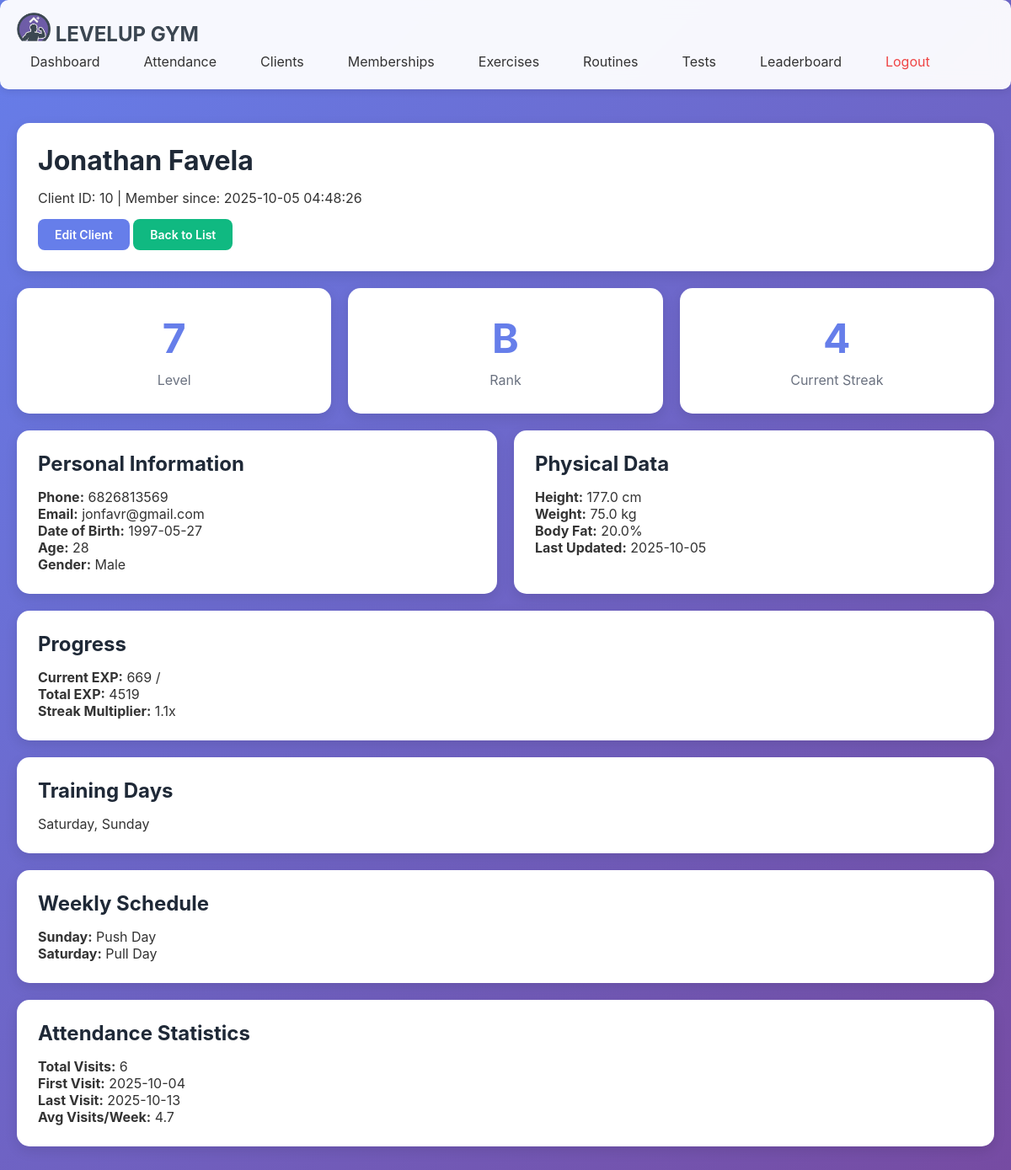
The app's page /admin/client/10 (signed in), older data.
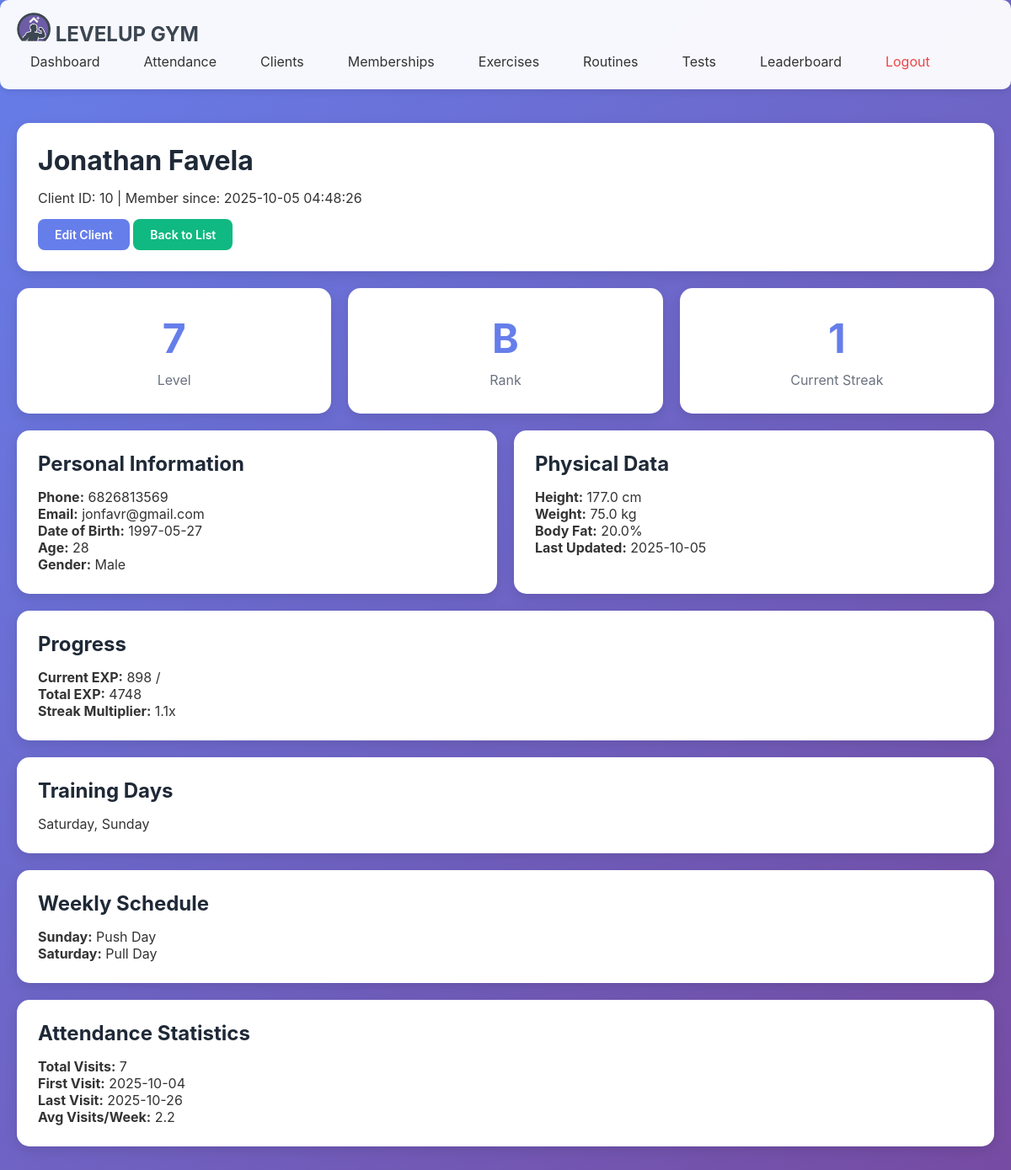
The same page, newer data.
### tables this page shows
CREATE TABLE client_gamification (
                gamification_id INTEGER PRIMARY KEY AUTOINCREMENT,
                client_id INTEGER UNIQUE NOT NULL,
                current_level INTEGER DEFAULT 1,
                current_exp INTEGER DEFAULT 0,
                total_exp INTEGER DEFAULT 0,
                rank TEXT DEFAULT 'E',
                client_class TEXT,
                class_unlocked_at_level INTEGER, current_streak INTEGER DEFAULT 0, longest_streak INTEGER DEFAULT 0, total_reps INTEGER DEFAULT 0, workouts_completed INTEGER DEFAULT 0,
                FOREIGN KEY (client_id) REFERENCES clients(client_id) ON DELETE CASCADE
            );

### main.py (the view)
@app.route('/admin/client/<int:client_id>')
@admin_required
def admin_client_details(client_id):
    client = Client.get_by_id(client_id)
    if not client:
        flash("Client not found", "danger")
        return redirect(url_for('admin_clients'))
    physical_data = client.get_latest_physical_data()
    availability = client.get_availability()
    weekly_schedule = client.get_weekly_schedule()
    progress = client.get_gamification_data()
    streak = client.get_streak_data()
    if progress and streak:
        progress['streak'] = streak['current_streak']
        progress['streak_multiplier'] = streak['streak_multiplier'] if 'streak_multiplier' in streak else 1.0
    attendance_stats = None
    try:
        from controllers.attendance_controller import AttendanceController
        attendance_ctrl = AttendanceController()
        attendance_stats = attendance_ctrl.get_attendance_stats(client_id)
    except Exception as e:
        print("⚠️ Unable to load attendance stats:", e)
    return render_template(
        'admin/client_details.html',
        client=client,
        physical_data=physical_data,
        availability=availability,
        weekly_schedule=weekly_schedule,
        progress=progress,
        attendance_stats=attendance_stats
    )

### database/db_manager.py (called while the page is built)
    def connect(self):
        self.conn = sqlite3.connect(self.db_name)
        self.conn.row_factory = sqlite3.Row  # Access columns by name
        self.cursor = self.conn.cursor()

    def disconnect(self):
        if self.conn:
            self.conn.close()

    def execute_query(self, query, params=None):
        self.connect()
        if params:
            self.cursor.execute(query, params)
        else:
            self.cursor.execute(query)
        results = self.cursor.fetchall()
        self.disconnect()
        return results

### main.py (called while the page is built)
def admin_required(f):
    @wraps(f)
    def decorated_function(*args, **kwargs):
        if 'admin_logged_in' not in session:
            return redirect(url_for('admin_login'))
        return f(*args, **kwargs)
    return decorated_function

### models/client.py (called while the page is built)
    @property
    def full_name(self):
        return f"{self.first_name} {self.last_name}"

    def get_availability(self):
        db = DatabaseManager()
        query = '''
            SELECT day_of_week FROM client_availability
            WHERE client_id=? AND is_available=1
        '''
        results = db.execute_query(query, (self.client_id,))
        return [row['day_of_week'] for row in results]

### templates/admin/client_details.html (shortened to what this page needs)
{% extends "admin/base.html" %}
{% block content %}
<div class="card">
    <h1>{{ client.full_name }}</h1>
    <p>Client ID: {{ client.client_id }} | Member since: {{ client.registration_date }}</p>
    <div style="margin-top: 15px;">
        <a href="{{ url_for('admin_edit_client', client_id=client.client_id) }}" class="btn btn-primary">Edit Client</a>
        <a href="{{ url_for('admin_clients') }}" class="btn btn-success">Back to List</a>
    </div>
</div>
<div class="grid grid-3">
    <div class="card stat-card">
        <div class="stat-value">{{ progress.current_level }}</div>
        <div class="stat-label">Level</div>
    </div>
    <div class="card stat-card">
        <div class="stat-value">{{ progress.rank }}</div>
        <div class="stat-label">Rank</div>
    </div>
    <div class="card stat-card">
        <div class="stat-value">{{ progress.streak }}</div>
        <div class="stat-label">Current Streak</div>
    </div>
</div>
<div class="grid grid-2">
    <div class="card">
        <h2>Personal Information</h2>
        <p><strong>Phone:</strong> {{ client.phone_number }}</p>
        <p><strong>Email:</strong> {{ client.email or 'Not provided' }}</p>
        <p><strong>Date of Birth:</strong> {{ client.date_of_birth or 'Not provided' }}</p>
        <p><strong>Age:</strong> {{ client.age or 'N/A' }}</p>
        <p><strong>Gender:</strong> {{ client.gender or 'Not specified' }}</p>
    </div>
    <div class="card">
        <h2>Physical Data</h2>
        {% if physical_data %}
        <p><strong>Height:</strong> {{ physical_data.height_cm }} cm</p>
        <p><strong>Weight:</strong> {{ physical_data.weight_kg }} kg</p>
        <p><strong>Body Fat:</strong> {{ physical_data.body_fat_percentage or 'N/A' }}%</p>
        <p><strong>Last Updated:</strong> {{ physical_data.measurement_date }}</p>
        {% else %}
        <p>No physical data recorded</p>
        {% endif %}
    </div>
</div>
<div class="card">
    <h2>Progress</h2>
    <p><strong>Current EXP:</strong> {{ progress.current_exp }} / {{ progress.next_level_exp }}</p>
    <p><strong>Total EXP:</strong> {{ progress.total_exp }}</p>
    <p><strong>Streak Multiplier:</strong> {{ progress.streak_multiplier }}x</p>
</div>
<div class="card">
    <h2>Training Days</h2>
    <p>{{ ', '.join(availability) if availability else 'No days set' }}</p>
</div>
<div class="card">
    <h2>Weekly Schedule</h2>
    {% if weekly_schedule %}
        {% for day, routine in weekly_schedule.items() %}
        <p><strong>{{ day }}:</strong> {{ routine.routine_name }}</p>
        {% endfor %}
    {% else %}
    <p>No routines assigned</p>
    {% endif %}
</div>
{% if attendance_stats %}
<div class="card">
    <h2>Attendance Statistics</h2>
    <p><strong>Total Visits:</strong> {{ attendance_stats.total_visits }}</p>
    <p><strong>First Visit:</strong> {{ attendance_stats.first_visit }}</p>
    <p><strong>Last Visit:</strong> {{ attendance_stats.last_visit }}</p>
    <p><strong>Avg Visits/Week:</strong> {{ attendance_stats.avg_visits_per_week }}</p>
</div>
{% endif %}
{% endblock %}

Row changes from the older to the newer data that the page shows:
changed client_gamification: current_exp "669" → "898"; total_exp "4519" → "4748"
Text that changed along with them:
{{ progress.streak }}: "4" → "1"
{{ attendance_stats.total_visits }}: "6" → "7"
{{ attendance_stats.last_visit }}: "2025-10-13" → "2025-10-26"
{{ attendance_stats.avg_visits_per_week }}: "4.7" → "2.2"
